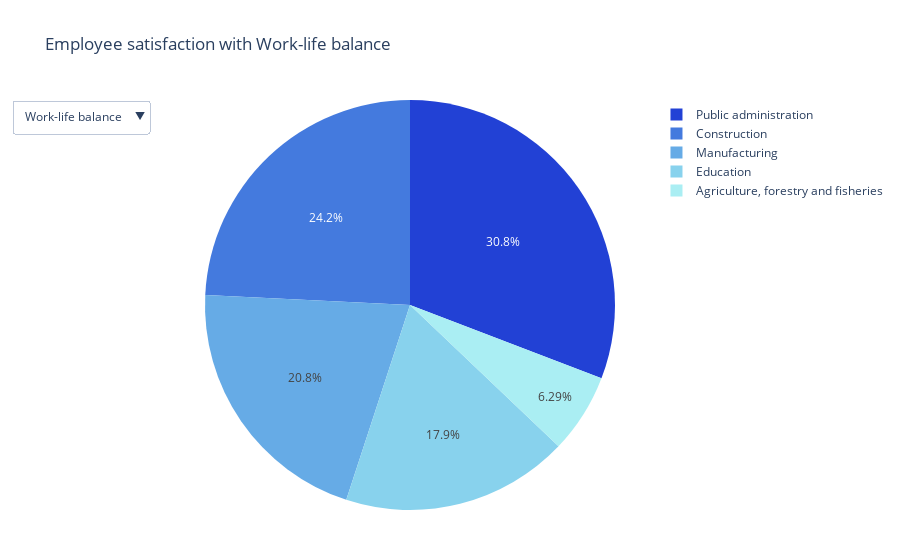

Notebook source saved alongside this figure:
### Markdown cell above
Sed ut perspiciatis unde omnis iste natus error sit voluptatem accusantium doloremque laudantium, totam rem aperiam, eaque ipsa quae ab illo inventore veritatis et quasi architecto beatae vitae dicta sunt explicabo. Nemo enim ipsam voluptatem quia voluptas sit aspernatur aut odit aut fugit, sed quia consequuntur magni dolores eos qui ratione voluptatem sequi nesciunt.

### Code cell
import plotly.graph_objects as go
import pandas as pd
import numpy as np
import plotly.colors as colors

# Set a random seed for reproducibility
np.random.seed(42)

# Create a new DataFrame for random data
df5 = df3[df3['Bedrijfstak'].isin(df3['Bedrijfstak'].unique()[:5])].copy()

# Define new variables and add random data for each one
new_variables = ["Work-life balance", "Job security", "Company culture"]
for var in new_variables:
    df5[var] = np.random.randint(6, 100, df5.shape[0])  # generate random integers from 6 to 100

# Initialize an empty figure
fig5 = go.Figure()

# Add a pie chart for each variable
for var in new_variables:
    fig5.add_trace(go.Pie(
        labels=df5["Bedrijfstak"],
        values=df5[var],
        name=var,
        hovertemplate=f'{var}: <b>%{{value}}% (very) satisfied</b><extra></extra>',
    ))

# Only display the first pie chart initially
for i in range(1, len(fig5.data)):
    fig5.data[i].visible = False

# Create a dropdown menu
dropdown = [{"label": var, "method": "update",
             "args": [{"visible": [j == i for j in range(len(new_variables))]},
                      {"title": f"Employee satisfaction with {var}"}]}
            for i, var in enumerate(new_variables)]


# Define a custom color scale
custom_colorscale = [
    '#2241D5',
    '#447ADE',
    '#66ABE6',
    '#88D2ED',
    '#AAEEF3'
]

# Customize the plot layout
fig5.update_layout(
    updatemenus=[
        go.layout.Updatemenu(
            buttons=dropdown,
            direction="down",
            showactive=True
        ),
    ],
    title="Employee satisfaction with Work-life balance",
    title_x=0.05,  # move the title to the left
    colorway=custom_colorscale,  # set the blue color scale
    height=500,  # set the height of the plot
    margin=dict(l=50, r=50, t=100, b=50),  # adjust the margins for proper spacing
    xaxis=dict(domain=[0, 0.45]),  # adjust the x-axis position
    yaxis=dict(domain=[0.2, 1.0])  # adjust the y-axis position
)

# Show the plot
fig5.show()

### Figure 1 — Plotly figure (JSON) as saved in the notebook; plotly's stock layout.template omitted (floating-point values rounded to 4 significant figures)
{"data": [{"hovertemplate": "Work-life balance: <b>%{value}% (very) satisfied</b><extra></extra>", "labels": ["Education", "Public administration", "Agriculture, forestry and fisheries", "Construction", "Manufacturing"], "name": "Work-life balance", "type": "pie", "values": [57, 98, 20, 77, 66]}, {"hovertemplate": "Job security: <b>%{value}% (very) satisfied</b><extra></extra>", "labels": ["Education", "Public administration", "Agriculture, forestry and fisheries", "Construction", "Manufacturing"], "name": "Job security", "type": "pie", "values": [26, 88, 92, 80, 80], "visible": false}, {"hovertemplate": "Company culture: <b>%{value}% (very) satisfied</b><extra></extra>", "labels": ["Education", "Public administration", "Agriculture, forestry and fisheries", "Construction", "Manufacturing"], "name": "Company culture", "type": "pie", "values": [93, 29, 8, 27, 58], "visible": false}], "layout": {"autosize": true, "colorway": ["#2241D5", "#447ADE", "#66ABE6", "#88D2ED", "#AAEEF3"], "margin": {"b": 50, "l": 50, "r": 50, "t": 100}, "title": {"text": "Employee satisfaction with Work-life balance", "x": 0.05}, "updatemenus": [{"buttons": [{"args": [{"visible": [true, false, false]}, {"title": "Employee satisfaction with Work-life balance"}], "label": "Work-life balance", "method": "update"}, {"args": [{"visible": [false, true, false]}, {"title": "Employee satisfaction with Job security"}], "label": "Job security", "method": "update"}, {"args": [{"visible": [false, false, true]}, {"title": "Employee satisfaction with Company culture"}], "label": "Company culture", "method": "update"}], "direction": "down", "showactive": true}], "xaxis": {"domain": [0, 0.45]}, "yaxis": {"domain": [0.2, 1]}}}
